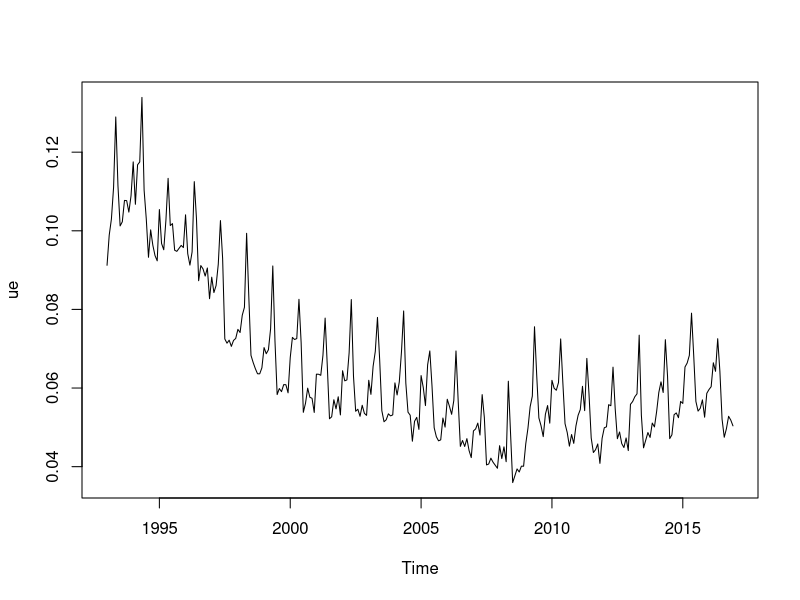
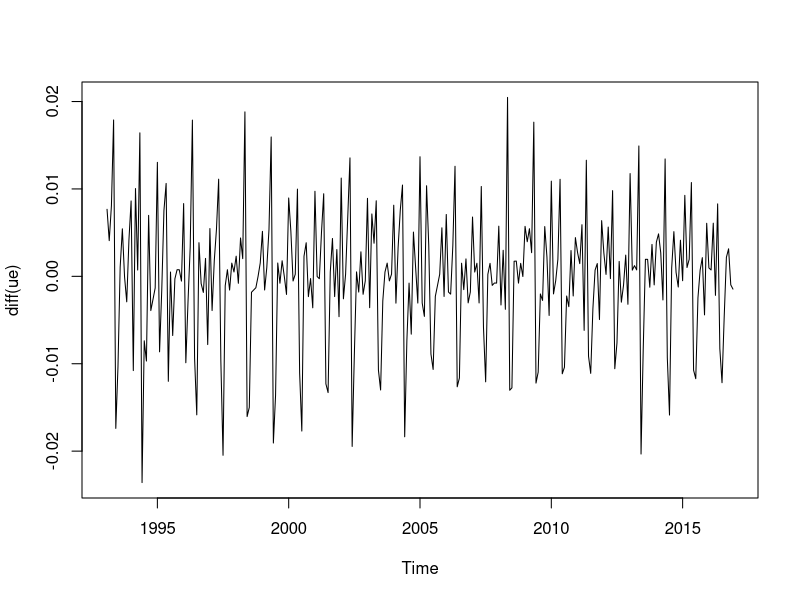
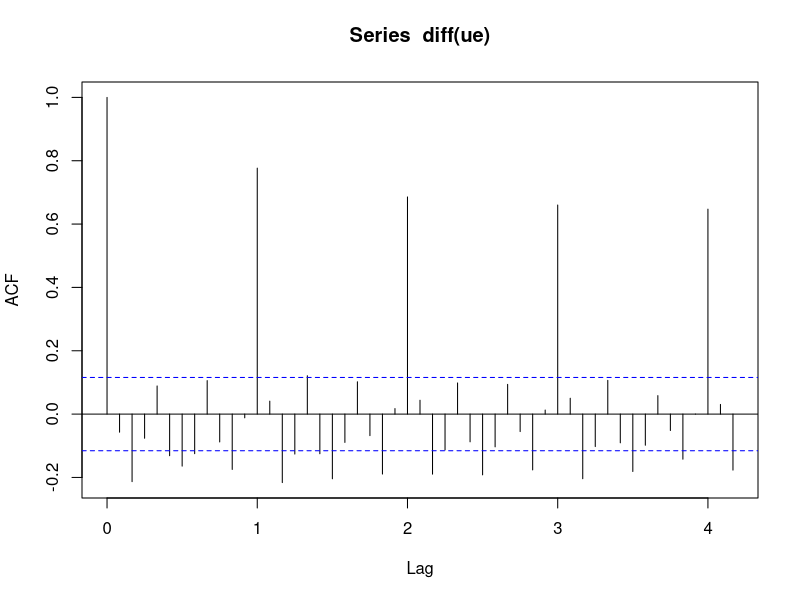
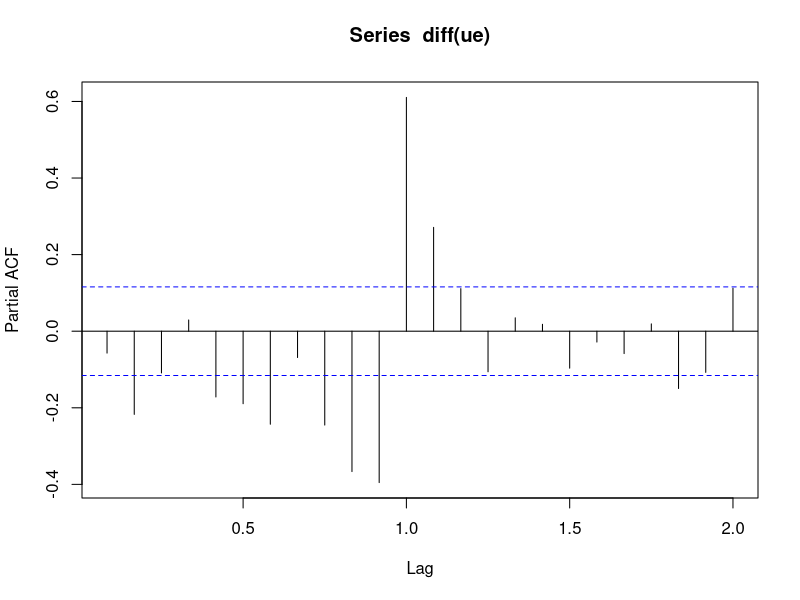
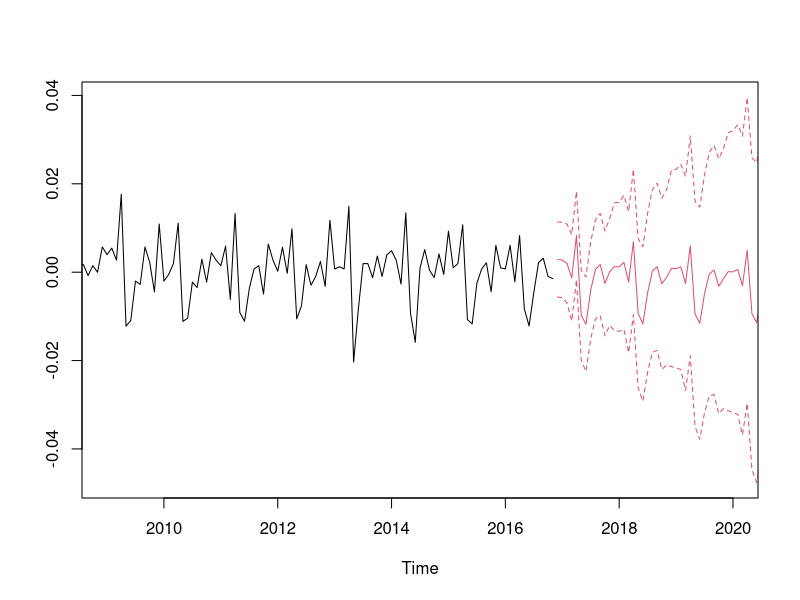
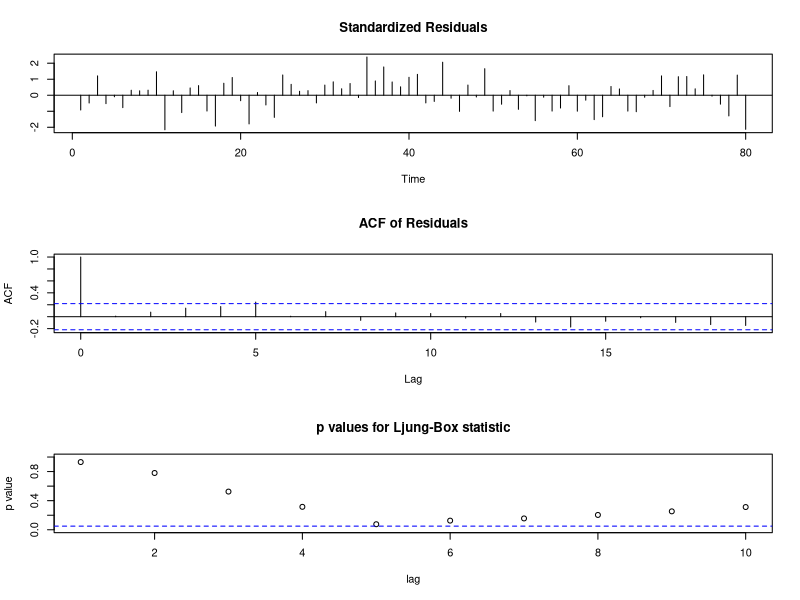
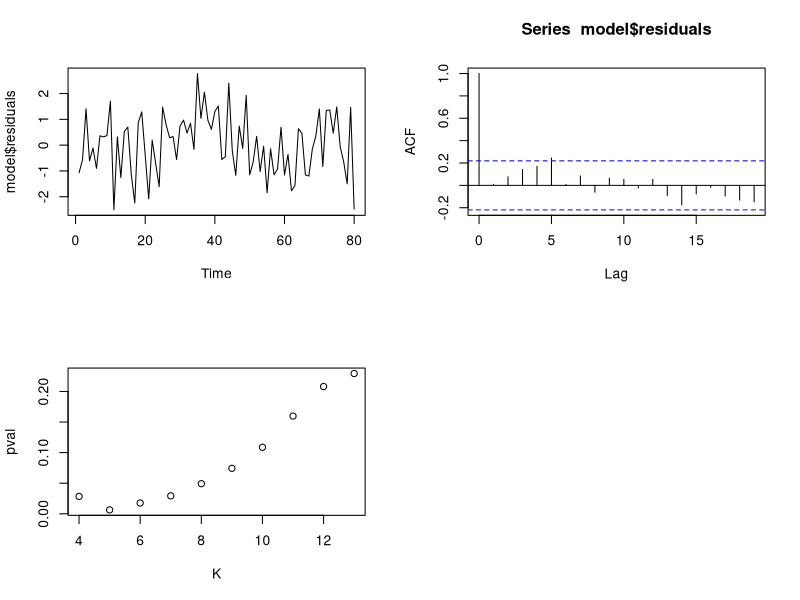

Generate these figures, in order, with R:
#T1

#a

empl <- read.csv2("empl.csv", header=TRUE)

osuus <- empl$unempl/empl$population

ue <- ts(osuus, start=1993, frequency=12)

ts.plot(ue)

ts.plot(diff(ue))

#Ennemmin erotussarjaa voisi mallintaa stationaarisella ARMA-mallilla.

#Tutkitaan vielä autokorrelaatioita erotussarjalle

acf(diff(ue), lag.max = 50)

pacf(diff(ue))

#b

diff_ue <- ts(diff(ue), start=1993, frequency = 12)

arima_p <- function(p, P) {
  return (arima(diff_ue, order=c(p,1,0), seasonal=c(P,0,0)))
}

#Sovitetaan joitain malleja

arima10 <- arima_p(1, 0) #1 parametri

arima20 <- arima_p(2, 0) #2 parametria

arima21 <- arima_p(2, 1) #5 parametria

arima32 <- arima_p(3, 2) #11 parametria

n <- length(diff_ue)

#tavallinen AIC

AIC(arima10, arima20, arima21, arima32)

#korjattu AIC

AIC(arima10, k=2*n/(n-3+1))

AIC(arima20, k=2*n/(n-4+1))

AIC(arima21, k=2*n/(n-7+1))

AIC(arima32, k=2*n/(n-13+1))

#BIC

AIC(arima10, k=log(n))

AIC(arima20, k=log(n))

AIC(arima21, k=log(n))

AIC(arima32, k=log(n))

#d

p <- predict(arima32, n.ahead=48)
m <- p$pred; s <- p$se
ts.plot(diff_ue, m, m+1.96*s, m-1.96*s, col=c(1,2,2,2), lty=c(1,1,2,2), 
        xlim=c(2009, 2020))

#===============================================================================

#T2

my_diagnosis <- function(model, p, q) {
  par(mfrow=c(2,2))
  ts.plot(model$residuals)
  res_acf <- acf(model$residuals)
  
  n <- length(model$residuals)
  
  pval <- rep(NA,10)
  
  #Lasketaan Ljung-Box tunnuslukuja eri K arvoilla (p+q < K << n)
  for (K in (p+q+1):(p+q+10)) {
    Q <- n*sum((res_acf$acf[2:(K+1)]^2) * (n+2)/(n-(2:(K+1))))
    pval[K - p - q] <- 1-pchisq(Q, df=K-p-q)
  }
  plot(x=(p+q+1):(p+q+10), y=pval, xlab="K")
  
  #Q <- n*cumsum((n+2)/(n+(1:20)) * res_acf$acf[1:20]**2)
  #Q <- tail(Q, p+q)
  
  #p <- 1-pchisq(Q, df=(p+q:20)-3)
  #print(p)
}

set.seed(12345)
x <- arima.sim(model=list(ar=c(1/2, 1/3)), 80)
fit <- arima(x, order=c(0,0,3))

tsdiag(fit)

my_diagnosis(fit, 0, 3)
